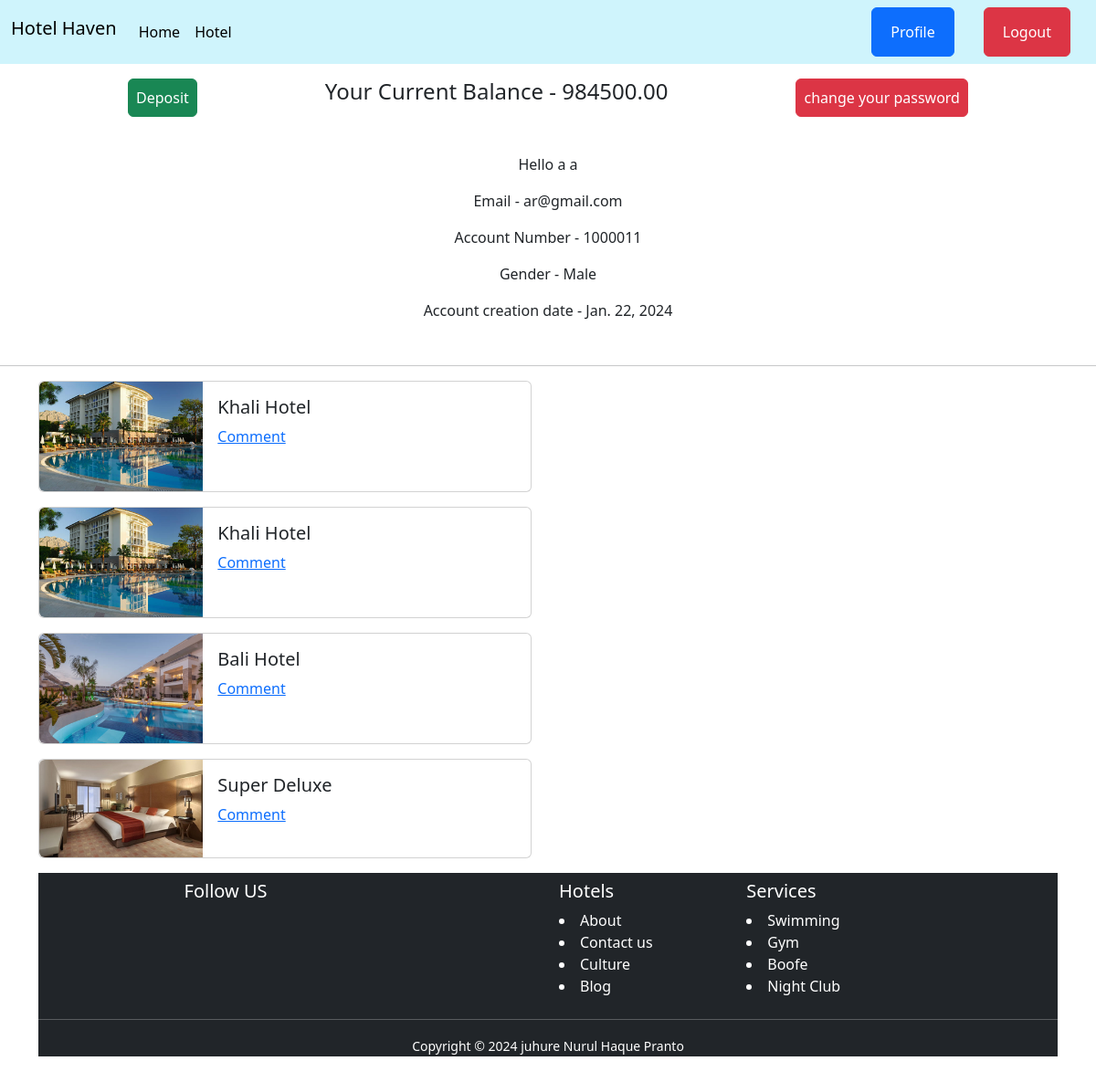
The app's page /user/profile/a/ (signed in), older data.
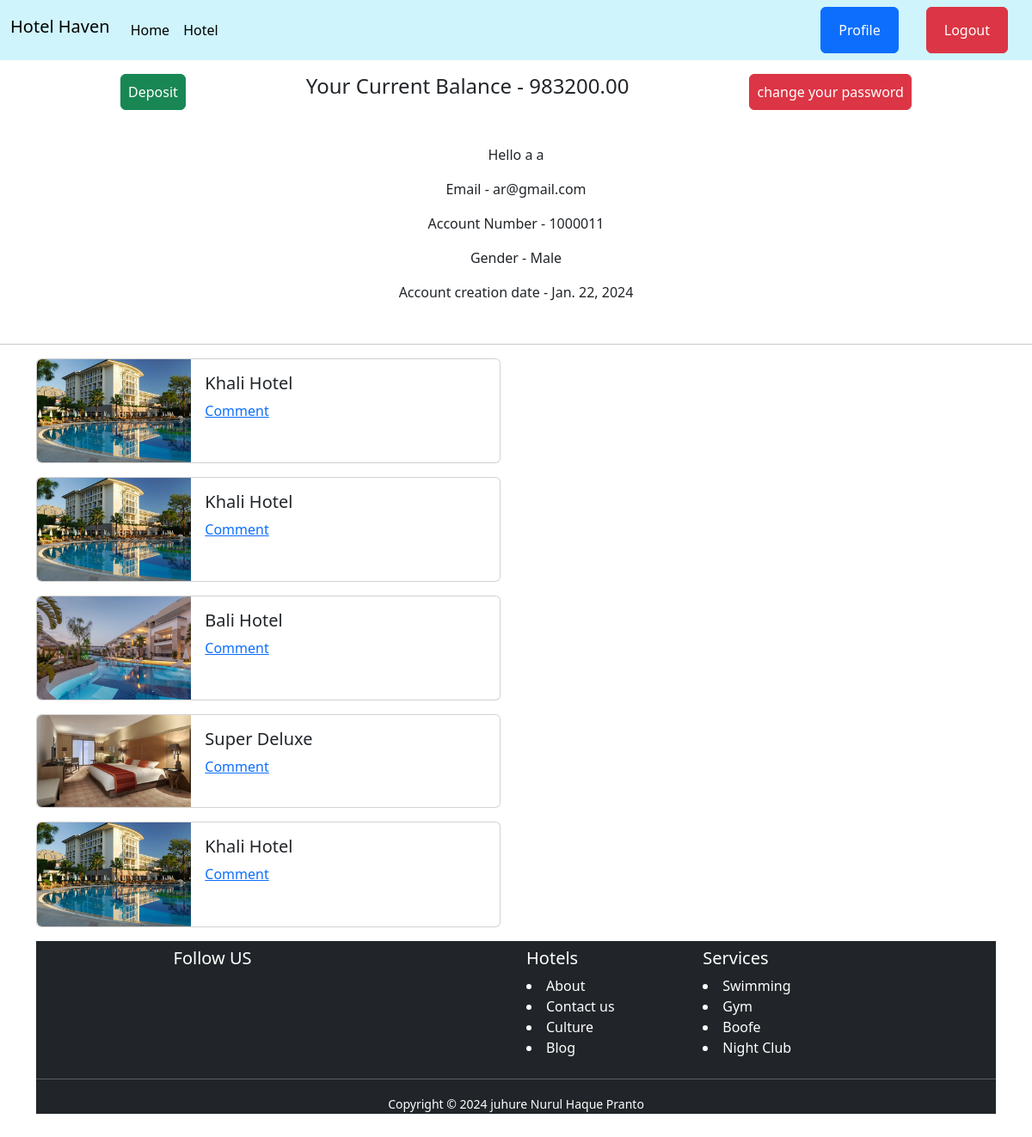
The same page, newer data.
### users/models.py (models this page shows, shortened)
class UserAccountModel(models.Model):
    user = models.OneToOneField(User, related_name='account', on_delete=models.CASCADE)
    account_no = models.IntegerField(unique=True)
    gender = models.CharField(max_length=10, choices=GENDER_TYPE)
    initial_deposite_date = models.DateField(auto_now_add=True)
    balance = models.DecimalField(default=0, max_length=12, max_digits=1000000000000, decimal_places=2)

### hotel/models.py (models this page shows)
class BookingModel(models.Model):
    booking_man = models.ForeignKey(UserAccountModel, on_delete=models.CASCADE)
    hotel = models.ForeignKey(HotelModel, on_delete=models.CASCADE)
    created_time = models.DateTimeField(auto_now_add=True)

class HotelModel(models.Model):
    hotel_name = models.CharField(max_length=100)
    location = models.CharField(max_length=200)
    fee = models.IntegerField()
    description = models.TextField()
    image = models.ImageField(upload_to='hotel/images/')
    category = models.ForeignKey(CategoryModel, on_delete=models.CASCADE,null=True, blank=True)

### users/views.py (the view)
# urls.py: path('profile/<str:username>/',  views.profileview, name='profile'),
@login_required
def profileview(request, username):
    visitor = get_object_or_404(UserAccountModel, user=request.user)
    selected_visitor = BookingModel.objects.filter(booking_man=visitor)
    user = get_object_or_404(User, username=username)
    data = get_object_or_404(UserAccountModel, user=user)
    return render(request, 'profile.html', {'data': data , 'visitor': selected_visitor})

### users/templates/profile.html
{% extends "base.html" %} {% block title %}Profile{% endblock title %}
{% block content %}
<div class="d-flex justify-content-evenly mt-3">
  <a class="btn btn-success p-2 mb-3" href="{% url 'deposit' %}">Deposit</a>
  <h4 style="text-align: center">Your Current Balance - {{data.balance}}</h4>
  <a href="{% url 'passchange'%}" class="btn btn-danger p-2 mb-3"
    >change your password</a
  >
</div>
<div class="container mt-4">
  <div class="">
    <p style="text-align: center">
      Hello {{data.user.first_name}} {{data.user.last_name}}
    </p>
    <p style="text-align: center">Email - {{data.user.email}}</p>
    <p style="text-align: center">Account Number - {{data.account_no}}</p>
    <p style="text-align: center">Gender - {{data.gender}}</p>
    <p style="text-align: center">
      Account creation date - {{data.initial_deposite_date}}
    </p>
  </div>
</div>
<div class="mt-5">
  <hr />
</div>
<div class="container">
  {% for i in visitor %}
  <div class="card mb-3" style="max-width: 540px">
    <div class="row g-0">
      <div class="col-md-4">
        <img
          src="{{i.hotel.image.url}}"
          class="img-fluid rounded-start"
          alt="..."
        />
      </div>
      <div class="col-md-8">
        <div class="card-body">
          <h5 class="card-title">{{i.hotel.hotel_name}}</h5>
          <a href="{% url 'review' i.hotel.id %}">Comment</a>
        </div>
      </div>
    </div>
  </div>
  {% endfor %}
</div>
{% endblock content %}

Row changes from the older to the newer data that the page shows:
changed UserAccountModel "Male": balance "984500.00" → "983200.00"
added BookingModel: hotel.image (picture), hotel.hotel_name "Khali Hotel"
